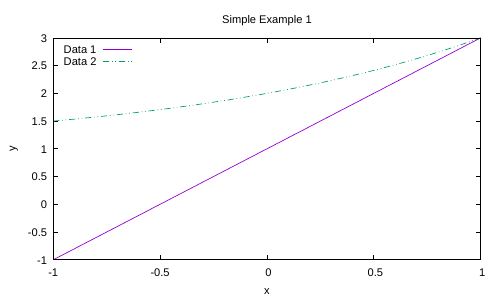

This chart was generated by the following gnuplot code:
set terminal pdf
set key left top
set output "example-1.pdf"
set title "Simple Example 1"
set xlabel "x"
set ylabel "y"
plot [t=-1:1] 2*t+1 title "Data 1", 2**t+1 title "Data 2" dashtype 2